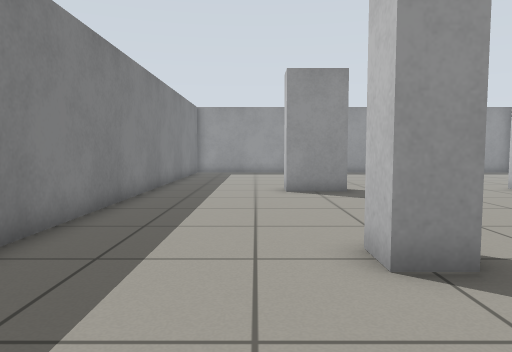
[1] (above)

16 first-person views from a walk through a world built for the Gazebo simulator. The camera is 0.68 m above the floor, tilts 4° down and sees 70° across. The floor is counted in squares, 0.5 m on a side. Each view is taken from the middle of a square. On the plan, view 1 faces up. The plan holds only what a view shows up to about 15 squares ahead; the rest is blank.

[2]
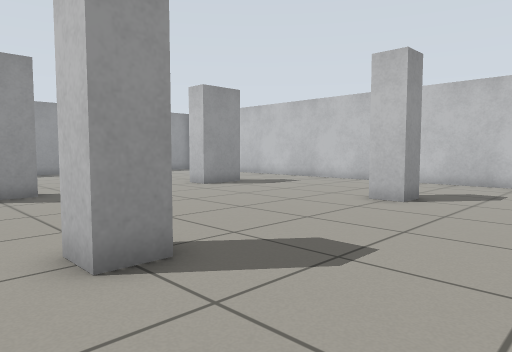

[3]
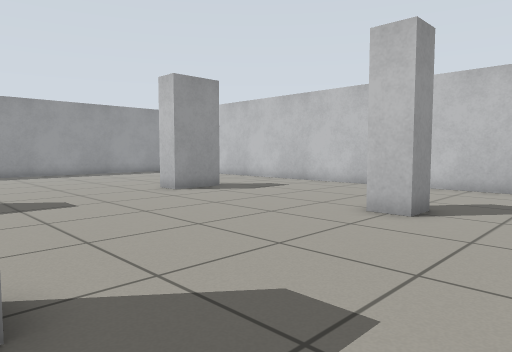

[4]
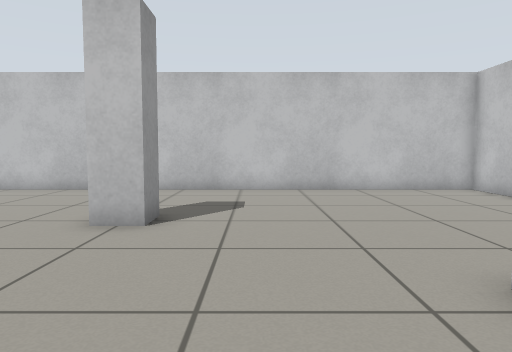

[5]
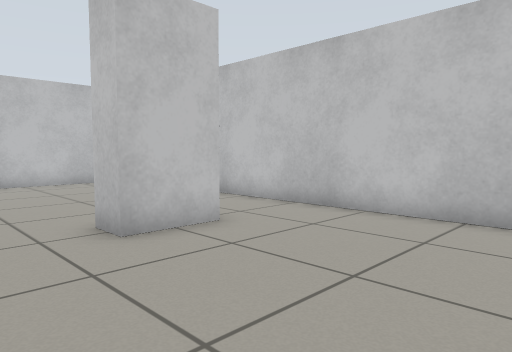

[6]
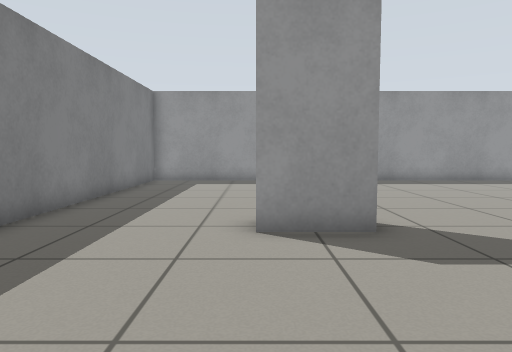

[7]
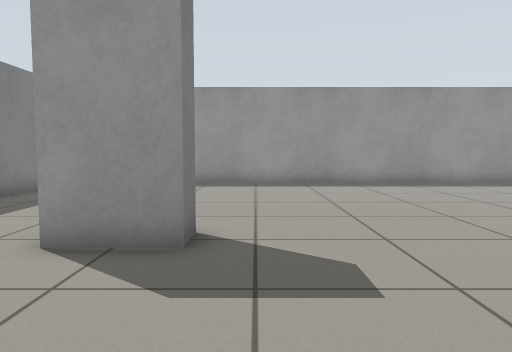

[8]
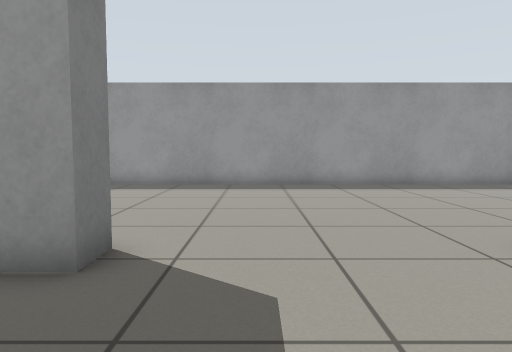

[9]
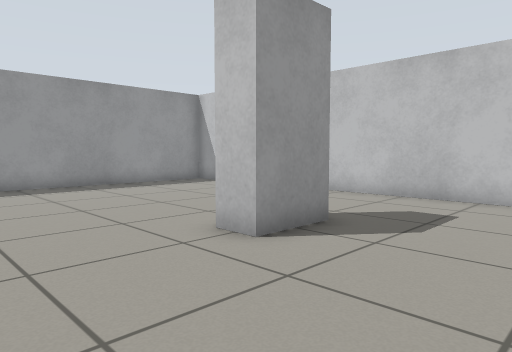

[10]
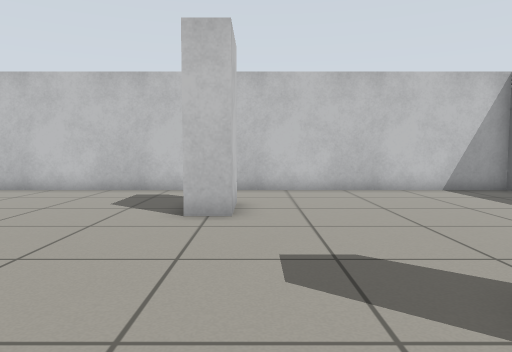

[11]
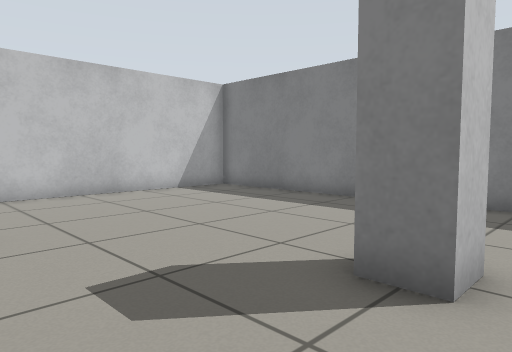

[12]
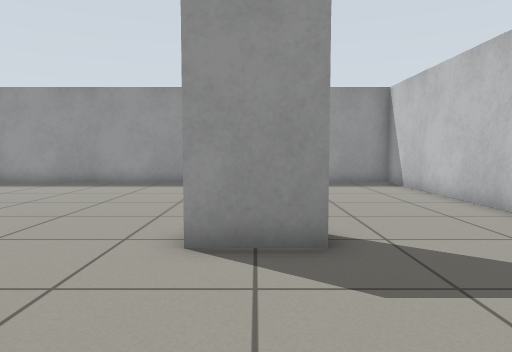

[13]
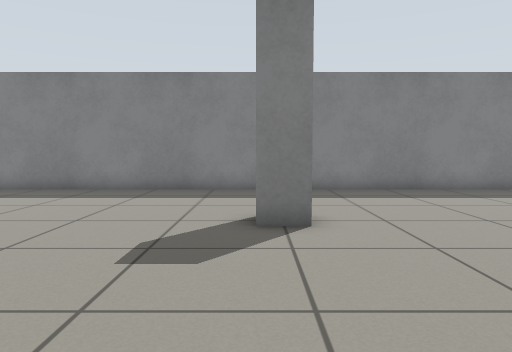

[14]
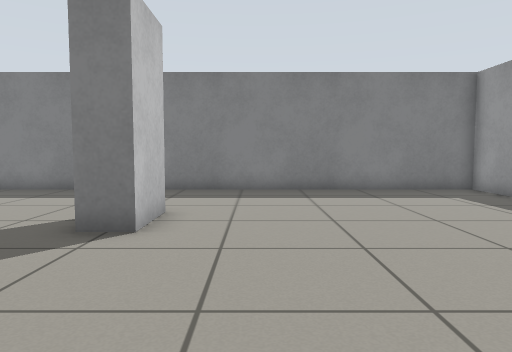

[15]
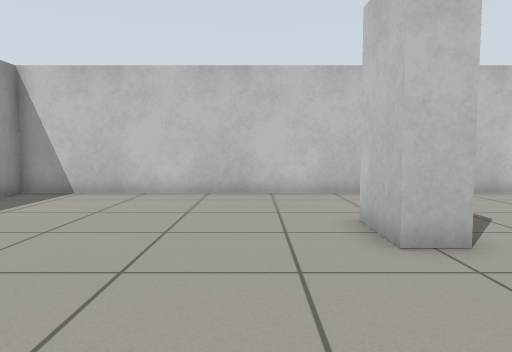

[16]
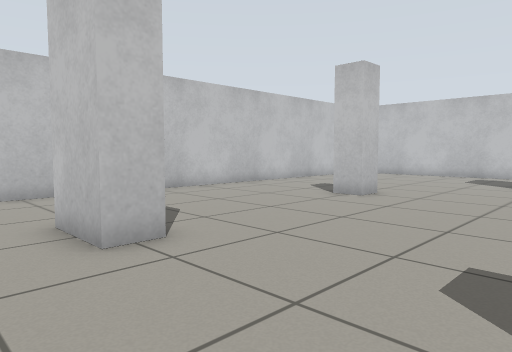

### Floor plan
Points are (right, up) in squares from view 1. A wall is a line through its corners. A room is listed if a view was taken in it or the views show most of it. See-through windows are left out.
Room 1 (views 1, 2, 3, 4, 5, 6, 7, 8, 9, 10, 11, 12, 13, 14, 15, 16)
walls: (2.5, 5) (2.5, 4) (1.5, 4) (1.5, 5) (2.5, 5); (3, 12) (1, 12) (1, 13) (3, 13) (3, 12); (10.6, 4) (9.5, 4) (9.5, 5) (10.5, 5); (11.1, 12) (9, 12) (9, 13) (11, 13); (5.5, -2.6) (5.5, -0.5) (6.5, -0.5); (-3.6, -5.5) (15.6, -5.5) (15.6, 22.5) (-3.6, 22.5) (-3.6, -5.5)

Where each view was taken, in squares from view 1:
view 1: 0 up, 0 right, facing up
view 2: 0 up, 0 right, facing up-right
view 3: 1 up, 2 right, facing up-right
view 4: 2 up, 3 right, facing right
view 5: 2 up, 0 right, facing down-right
view 6: 6 up, 1 right, facing up
view 7: 7 up, 4 right, facing up
view 8: 8 up, 5 right, facing up
view 9: 8 up, 5 right, facing up-right
view 10: 7 up, 5 right, facing down
view 11: 6 up, 6 right, facing down-left
view 12: 7 up, 10 right, facing up
view 13: 4 up, 9 right, facing left
view 14: 15 up, 9 right, facing left
view 15: 15 up, 4 right, facing right
view 16: 15 up, 4 right, facing down-right
